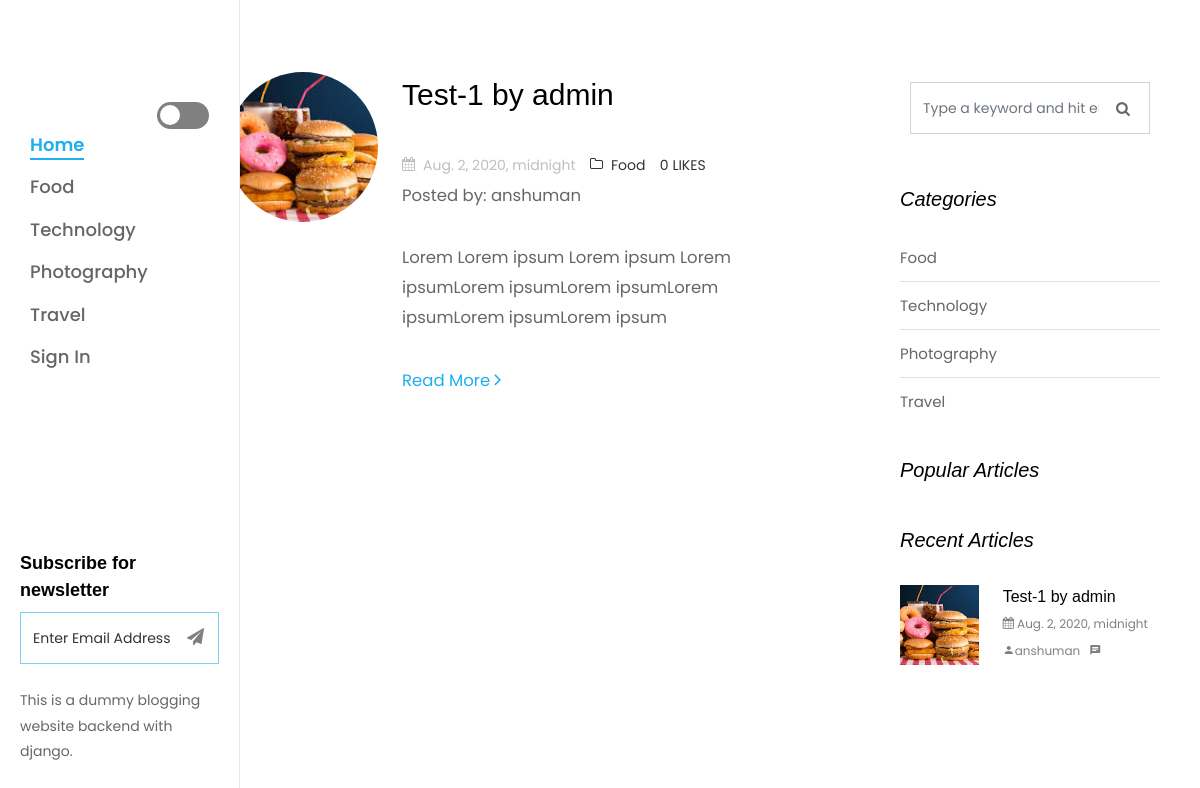
The page / on the database its author committed.
### Blog/models.py (models this page shows, shortened)
class Categorie(models.Model):
    All_Cat = models.CharField(max_length=20, null=True)
    def __str__(self):
        return self.All_Cat

class Post(models.Model):
    Cat = models.ForeignKey(Categorie, on_delete=models.CASCADE, null=True)
    usr = models.ForeignKey(User, on_delete=models.CASCADE, null=True)
    Title = models.CharField(max_length=40, null=True)
    Post_date = models.DateTimeField(null=True)
    Short_dis = models.TextField(null=True)
    Long_dis = models.TextField(null=True)
    image = models.FileField(null=True)

### Blog/views.py (the view)
# urls.py: path('', Index, name="Index"),
def Index(request):
    post_data = Post.objects.all()
    li = []
    for i in post_data:
        like = LikeComment.objects.filter(post_data=i,like=True).count()
        li.append(like)
    z =zip(post_data, li)
    top3, recent3 = recent_and_popular()
    d={"allcat": All_category(), "post_data":z, "top3": top3,"recent3": recent3}
    print(All_category())
    return render(request, 'index.html', d)

### Blog/views.py (called while the page is built)
def All_category():
    all_cat = Categorie.objects.all()
    return all_cat

def recent_and_popular():
    allpost = Post.objects.all()
    recent_three = allpost[::-1][:3]
    like = []
    le = len(allpost)
    newpost = []
    for i in allpost:
        l = LikeComment.objects.filter(post_data=i, like=True).count()
        like.append(l)
        for i in range(le):
            if max(like) > 0:
                m = max(like)
                p = like.index(m)
                po = allpost[p]
                like.pop(p)
                like.insert(p, 0)
                newpost.append(po)
        top_three = newpost[:3]
        return top_three, recent_three

### Blog/templates/index.html (shortened to what this page needs)
{% load static %}
<!DOCTYPE html>
<html lang="en">
  <head>
    <link rel="stylesheet" href="{% static 'css/open-iconic-bootstrap.min.css' %}">
    <link rel="stylesheet" href="{% static 'css/animate.css' %}">
    <link rel="stylesheet" href="{% static 'css/owl.carousel.min.css' %}">
    <link rel="stylesheet" href="{% static 'css/owl.theme.default.min.css' %}">
    <link rel="stylesheet" href="{% static 'css/magnific-popup.css' %}">
    <link rel="stylesheet" href="{% static 'css/aos.css' %}">
    <link rel="stylesheet" href="{% static 'css/ionicons.min.css' %}">
    <link rel="stylesheet" href="{% static 'css/bootstrap-datepicker.css' %}">
    <link rel="stylesheet" href="{% static 'css/jquery.timepicker.css' %}">
    <link rel="stylesheet" href="{% static 'css/flaticon.css' %}">
    <link rel="stylesheet" href="{% static 'css/icomoon.css' %}">
    <link rel="stylesheet" href="{% static 'css/style.css' %}">
  </head>
  <body>
  <div id="page">
		<aside id="aside" role="complementary" class="js-fullheight">
			<nav id="main-menu" role="navigation">
                <div class="toggle-container"><br>
                    <input type="checkbox" id="switch" name="theme" /><label for="switch">Toggle</label>
                </div>
				<ul>
					<li class="active"><a href="{% url 'Index' %}">Home</a></li>
					{% for i in allcat %}
					  <li><a href="{% url 'category' i.id %}">{{i}}</a></li>
					{% endfor %}
					{% if request.user.is_authenticated %}
					<li><a href="{% url 'profile' %}">{{ request.user.first_name }}</a></li>
					<li><a href="{% url 'logout' %}">Log Out</a></li>
					{% else %}
                    <li><a href="{% url 'login' %}">Sign In</a></li>
					 {% endif %}
				</ul>
			</nav>
			<div class="footer">
				<h1 id="logo" class="mb-4"><a href="index.html" style="background-image: url('https://image.freepik.com/free-vector/stylish-elegant-glassy-blue-abstract-background-design_48159-338.jpg');"><span>Ghumo</span></a></h1>
				<div class="mb-4">
					<h3>Subscribe for newsletter</h3>
					<form action="#" class="subscribe-form">
            <div class="form-group d-flex">
            	<div class="icon"><span class="icon-paper-plane"></span></div>
              <input type="text" class="form-control" placeholder="Enter Email Address">
            </div>
          </form>
				</div>
				<p class="pfooter">
	 This is a dummy blogging website backend with django.</p>
			</div>
		</aside>
		<div id="main">
			<section class="ftco-section ftco-no-pt ftco-no-pb">
	    	<div class="container">
	    		<div class="row d-flex">
	    			<div class="col-xl-8 py-5 px-md-5">
	    				<div class="row pt-md-4">
			    			{% for i,l in post_data %}
			    			<div class="col-md-12">
									<div class="blog-entry ftco-animate d-md-flex">
										<a href="{% url 'detail' i.id %" class="img img-2" style="background-image: url({{ i.image.url }});"></a>
										<div class="text text-2 pl-md-4">
				                        <h3 class="mb-2"><a href="single.html">{{ i.Title }}</a></h3>
				                           <div class="meta-wrap">
												<p class="meta">
												<span><i class="icon-calendar mr-2"></i>{{ i.Post_date }}</span>
												<span><a href="single.html"><i class="icon-folder-o mr-2"></i>{{ i.Cat }}</a></span>
													<span><a href="{% url 'like' i.id %}">{{ l }} LIKES</a></span>
													<br> Posted by: {{ i.usr.username }}
				              					</p>
										   </div>
										  <p class="mb-4">{{ i.Short_dis }}</p>
										  <p><a href="{% url 'detail' i.id %}" class="btn-custom">Read More <span class="ion-ios-arrow-forward"></span></a>
										  </p>
				            			</div>
									</div>
							</div>
							{% endfor %}
			    		</div>
			    	</div>
	    			<div class="col-xl-4 sidebar ftco-animate bg-light pt-5">
	            <div class="sidebar-box pt-md-4">
	              <form action="#" class="search-form">
	                <div class="form-group">
	                  <span class="icon icon-search"></span>
	                  <input type="text" class="form-control" placeholder="Type a keyword and hit enter">
	                </div>
	              </form>
	            </div>
	            <div class="sidebar-box ftco-animate">
	            	<h3 class="sidebar-heading">Categories</h3>
	              <ul class="categories">
					  {% for i in allcat %}
					  <li><a href="#">{{i}} </a></li>
					{% endfor %}
	              </ul>
	            </div>
	            <div class="sidebar-box ftco-animate">
	              <h3 class="sidebar-heading">Popular Articles</h3>
	            </div>
						 <div class="sidebar-box ftco-animate">
	              <h3 class="sidebar-heading">Recent Articles</h3>
					{% for i in recent3 %}
	              <div class="block-21 mb-4 d-flex">
	                <a  href="{% url 'detail' i.id %}" class="blog-img mr-4" style="background-image: url({{ i.image.url }});"></a>
	                <div class="text">
	                  <h3 class="heading"><a href="{% url 'detail' i.id %}">{{ i.Title }}</a></h3>
	                  <div class="meta">
	                    <div><a href="{% url 'detail' i.id %}"><span class="icon-calendar"></span> {{ i.Post_date }}</a></div>
	                    <div><a href="{% url 'detail' i.id %}"><span class="icon-person"></span>{{ i.usr.username }}</a></div>
	                    <div><a href="{% url 'detail' i.id %}"><span class="icon-chat"></span> </a></div>
	                  </div>
	                </div>
	              </div>
					{% endfor %}
	            </div>
	          </div>
	    		</div>
	    	</div>
	    </section>
		</div>
	</div>
  </body>
</html>

### Blog/static/css/icomoon.css (style rules this page uses)
[class^="icon-"], [class*=" icon-"] { font-family: 'icomoon' !important; speak: none; font-style: normal; font-weight: normal; font-variant: normal; text-transform: none; line-height: 1; -webkit-font-smoothing: antialiased; -moz-osx-font-smoothing: grayscale; }
.icon-search:before { content: "\f002"; }
.icon-calendar:before { content: "\f073"; }
.icon-folder-o:before { content: "\f114"; }
.icon-paper-plane:before { content: "\f1d8"; }
.icon-chat:before { content: "\e0b7"; }
.icon-person:before { content: "\e7fd"; }

### rows shown on the page
Categorie: All_Cat "Food"
Categorie: All_Cat "Technology"
Categorie: All_Cat "Photography"
Categorie: All_Cat "Travel"
Post: image (picture), Title "Test-1 by admin", Post_date "Aug. 2, 2020, midnight", Cat "Food", l "0", usr.username "anshuman", Short_dis "Lorem Lorem ipsum Lorem ipsum Lorem ipsumLorem ipsumLorem ipsumLorem ipsumLorem ipsumLorem ipsum"
